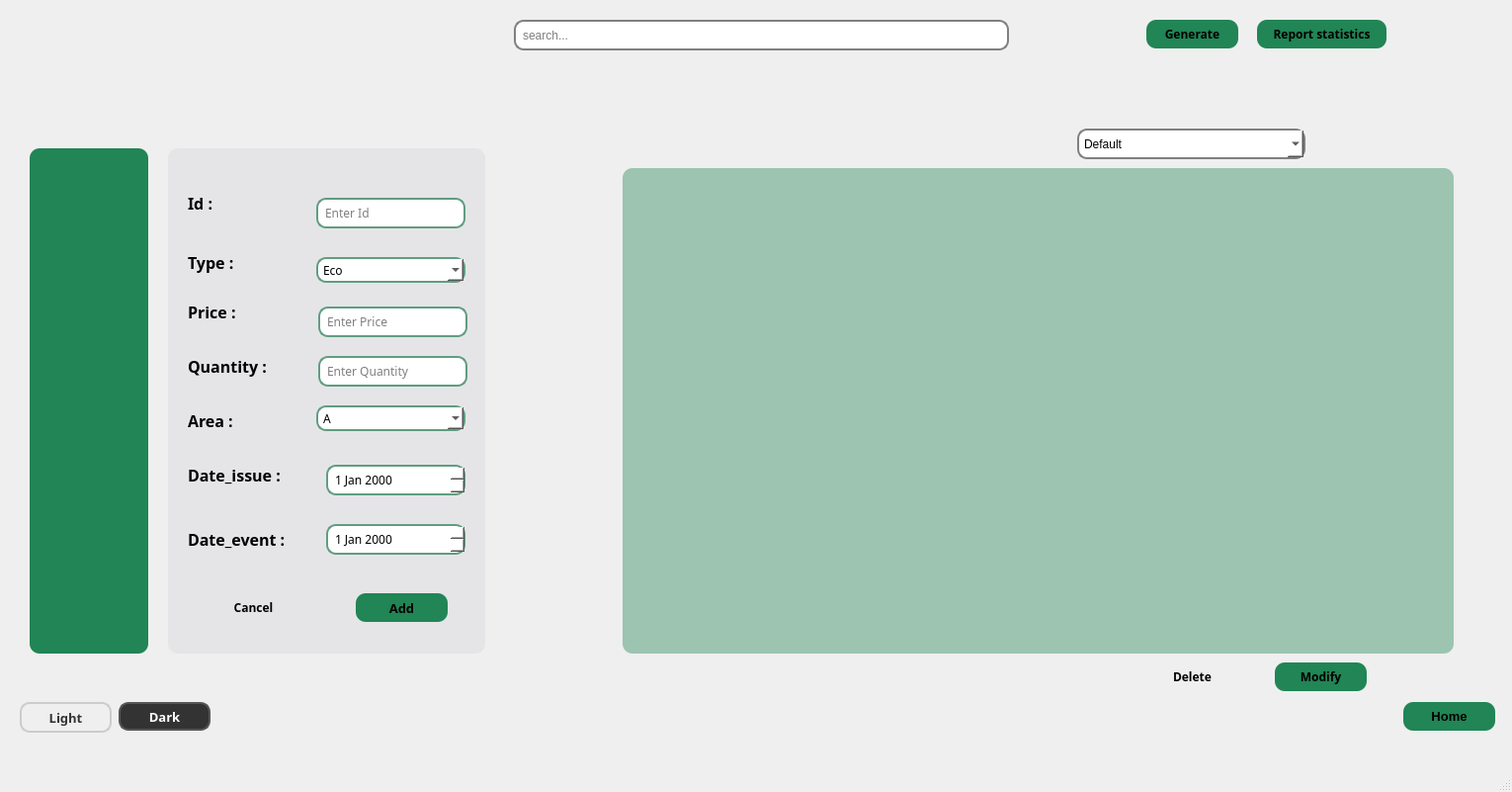
<?xml version="1.0" encoding="UTF-8"?>
<ui version="4.0">
 <class>MainWindowBillet</class>
 <widget class="QMainWindow" name="MainWindowBillet">
  <property name="geometry">
   <rect>
    <x>0</x>
    <y>0</y>
    <width>1530</width>
    <height>801</height>
   </rect>
  </property>
  <property name="windowTitle">
   <string>MainWindow</string>
  </property>
  <widget class="QWidget" name="centralwidget">
   <widget class="QWidget" name="menu" native="true">
    <property name="geometry">
     <rect>
      <x>30</x>
      <y>150</y>
      <width>120</width>
      <height>511</height>
     </rect>
    </property>
    <property name="styleSheet">
     <string notr="true">#menu
{
background-color:#218555;
 border-radius: 10px;         /* Rounded corners */
    padding: 5px;
}</string>
    </property>
    <widget class="QPushButton" name="btn_supporteur">
     <property name="geometry">
      <rect>
       <x>20</x>
       <y>10</y>
       <width>71</width>
       <height>81</height>
      </rect>
     </property>
     <property name="styleSheet">
      <string notr="true">#btn_supporteur {
    border: none;
    qproperty-icon: url(:/img/img/2.png);
    qproperty-iconSize: 64px 64px; /* Ajuste la taille selon ton bouton */
}
</string>
     </property>
     <property name="text">
      <string/>
     </property>
    </widget>
    <widget class="QPushButton" name="btn_joueur">
     <property name="geometry">
      <rect>
       <x>20</x>
       <y>90</y>
       <width>71</width>
       <height>81</height>
      </rect>
     </property>
     <property name="styleSheet">
      <string notr="true">#btn_joueur {
    border: none;
    qproperty-icon:url(:/img/img/joueur-de-football.png);
    qproperty-iconSize: 64px 64px; /* Ajuste la taille selon ton bouton */
}
</string>
     </property>
     <property name="text">
      <string/>
     </property>
    </widget>
    <widget class="QPushButton" name="btn_arbitre">
     <property name="geometry">
      <rect>
       <x>20</x>
       <y>170</y>
       <width>71</width>
       <height>81</height>
      </rect>
     </property>
     <property name="styleSheet">
      <string notr="true">#btn_arbitre {
    border: none;
    qproperty-icon:url(:/img/img/carte-jaune.png);
    qproperty-iconSize: 64px 64px; /* Ajuste la taille selon ton bouton */
}
</string>
     </property>
     <property name="text">
      <string/>
     </property>
    </widget>
    <widget class="QPushButton" name="btn_equipe">
     <property name="geometry">
      <rect>
       <x>20</x>
       <y>260</y>
       <width>71</width>
       <height>81</height>
      </rect>
     </property>
     <property name="styleSheet">
      <string notr="true">#btn_equipe {
    border: none;
    qproperty-icon:url(:/img/img/4.png);
    qproperty-iconSize: 64px 64px; /* Ajuste la taille selon ton bouton */
}
</string>
     </property>
     <property name="text">
      <string/>
     </property>
    </widget>
    <widget class="QPushButton" name="btn_match">
     <property name="geometry">
      <rect>
       <x>20</x>
       <y>340</y>
       <width>71</width>
       <height>81</height>
      </rect>
     </property>
     <property name="styleSheet">
      <string notr="true">#btn_match {
    border: none;
    qproperty-icon:url(:/img/img/3.png);
    qproperty-iconSize: 64px 64px; /* Ajuste la taille selon ton bouton */
}
</string>
     </property>
     <property name="text">
      <string/>
     </property>
    </widget>
    <widget class="QPushButton" name="btn_billet">
     <property name="geometry">
      <rect>
       <x>20</x>
       <y>420</y>
       <width>71</width>
       <height>81</height>
      </rect>
     </property>
     <property name="styleSheet">
      <string notr="true">#btn_billet {
    border: none;
    qproperty-icon:url(:/img/img/billet.png);
    qproperty-iconSize: 64px 64px; /* Ajuste la taille selon ton bouton */
}
</string>
     </property>
     <property name="text">
      <string/>
     </property>
    </widget>
   </widget>
   <widget class="QWidget" name="form" native="true">
    <property name="geometry">
     <rect>
      <x>170</x>
      <y>150</y>
      <width>321</width>
      <height>511</height>
     </rect>
    </property>
    <property name="font">
     <font>
      <family>Sylfaen</family>
     </font>
    </property>
    <property name="styleSheet">
     <string notr="true">#form{
background:rgba(214, 215, 222, 0.4);
 border-radius: 10px;         /* Rounded corners */
    padding: 5px;
}

</string>
    </property>
    <widget class="QLabel" name="label_2">
     <property name="geometry">
      <rect>
       <x>20</x>
       <y>40</y>
       <width>61</width>
       <height>31</height>
      </rect>
     </property>
     <property name="font">
      <font>
       <family>Sylfaen</family>
       <pointsize>12</pointsize>
       <bold>true</bold>
      </font>
     </property>
     <property name="text">
      <string>Id :</string>
     </property>
    </widget>
    <widget class="QLabel" name="label_3">
     <property name="geometry">
      <rect>
       <x>20</x>
       <y>100</y>
       <width>71</width>
       <height>31</height>
      </rect>
     </property>
     <property name="font">
      <font>
       <family>Sylfaen</family>
       <pointsize>12</pointsize>
       <bold>true</bold>
      </font>
     </property>
     <property name="text">
      <string>Type :</string>
     </property>
    </widget>
    <widget class="QLabel" name="label_4">
     <property name="geometry">
      <rect>
       <x>20</x>
       <y>150</y>
       <width>71</width>
       <height>31</height>
      </rect>
     </property>
     <property name="font">
      <font>
       <family>Sylfaen</family>
       <pointsize>12</pointsize>
       <bold>true</bold>
      </font>
     </property>
     <property name="text">
      <string>Price :</string>
     </property>
    </widget>
    <widget class="QLabel" name="label_5">
     <property name="geometry">
      <rect>
       <x>20</x>
       <y>200</y>
       <width>111</width>
       <height>41</height>
      </rect>
     </property>
     <property name="font">
      <font>
       <family>Sylfaen</family>
       <pointsize>12</pointsize>
       <bold>true</bold>
      </font>
     </property>
     <property name="text">
      <string>Quantity :</string>
     </property>
    </widget>
    <widget class="QLabel" name="label_6">
     <property name="geometry">
      <rect>
       <x>20</x>
       <y>260</y>
       <width>71</width>
       <height>31</height>
      </rect>
     </property>
     <property name="font">
      <font>
       <family>Sylfaen</family>
       <pointsize>12</pointsize>
       <bold>true</bold>
      </font>
     </property>
     <property name="text">
      <string>Area :</string>
     </property>
    </widget>
    <widget class="QLabel" name="label_7">
     <property name="geometry">
      <rect>
       <x>20</x>
       <y>310</y>
       <width>121</width>
       <height>41</height>
      </rect>
     </property>
     <property name="font">
      <font>
       <family>Sylfaen</family>
       <pointsize>12</pointsize>
       <bold>true</bold>
      </font>
     </property>
     <property name="text">
      <string>Date_issue :</string>
     </property>
    </widget>
    <widget class="QLabel" name="label_8">
     <property name="geometry">
      <rect>
       <x>20</x>
       <y>370</y>
       <width>131</width>
       <height>51</height>
      </rect>
     </property>
     <property name="font">
      <font>
       <family>Sylfaen</family>
       <pointsize>12</pointsize>
       <bold>true</bold>
      </font>
     </property>
     <property name="text">
      <string>Date_event :</string>
     </property>
    </widget>
    <widget class="QLineEdit" name="id">
     <property name="geometry">
      <rect>
       <x>150</x>
       <y>50</y>
       <width>151</width>
       <height>31</height>
      </rect>
     </property>
     <property name="styleSheet">
      <string notr="true">#id {
    border-radius: 10px ;         /* Rounded corners */
    padding: 5px;                /* Padding for text */
    background: white; 
	border:2px solid #619D80;
}
</string>
     </property>
     <property name="placeholderText">
      <string>Enter Id</string>
     </property>
    </widget>
    <widget class="QComboBox" name="type">
     <property name="geometry">
      <rect>
       <x>150</x>
       <y>110</y>
       <width>151</width>
       <height>26</height>
      </rect>
     </property>
     <property name="styleSheet">
      <string notr="true">#type {
    border-radius: 10px;         /* Rounded corners */
    padding: 5px;                /* Padding for text */
    background: white; 
	border:2px solid #619D80;
}
</string>
     </property>
     <item>
      <property name="text">
       <string>Eco</string>
      </property>
     </item>
     <item>
      <property name="text">
       <string>Standard </string>
      </property>
     </item>
     <item>
      <property name="text">
       <string>VIP</string>
      </property>
     </item>
    </widget>
    <widget class="QComboBox" name="area">
     <property name="geometry">
      <rect>
       <x>150</x>
       <y>260</y>
       <width>151</width>
       <height>26</height>
      </rect>
     </property>
     <property name="styleSheet">
      <string notr="true">#area {
    border-radius: 10px;         /* Rounded corners */
    padding: 5px;                /* Padding for text */
    background: white; 
	
	border:2px solid #619D80;
}
</string>
     </property>
     <item>
      <property name="text">
       <string>A</string>
      </property>
     </item>
     <item>
      <property name="text">
       <string>B</string>
      </property>
     </item>
     <item>
      <property name="text">
       <string>C</string>
      </property>
     </item>
    </widget>
    <widget class="QLineEdit" name="price">
     <property name="geometry">
      <rect>
       <x>152</x>
       <y>160</y>
       <width>151</width>
       <height>31</height>
      </rect>
     </property>
     <property name="styleSheet">
      <string notr="true">#price {
    border-radius: 10px;         /* Rounded corners */
    padding: 5px;                /* Padding for text */
    background: white; 
	
	border:2px solid #619D80;
}
</string>
     </property>
     <property name="placeholderText">
      <string>Enter Price</string>
     </property>
    </widget>
    <widget class="QLineEdit" name="quantity">
     <property name="geometry">
      <rect>
       <x>152</x>
       <y>210</y>
       <width>151</width>
       <height>31</height>
      </rect>
     </property>
     <property name="styleSheet">
      <string notr="true">#quantity {
    border-radius: 10px;         /* Rounded corners */
    padding: 5px;                /* Padding for text */
    background: white; 
	
	border:2px solid #619D80;
}
</string>
     </property>
     <property name="placeholderText">
      <string>Enter Quantity</string>
     </property>
    </widget>
    <widget class="QDateEdit" name="date_issue">
     <property name="geometry">
      <rect>
       <x>160</x>
       <y>320</y>
       <width>141</width>
       <height>31</height>
      </rect>
     </property>
     <property name="styleSheet">
      <string notr="true">#date_issue {
    border-radius: 10px;         /* Rounded corners */
    padding: 5px;                /* Padding for text */
    background: white; 

	border:2px solid #619D80;
}
</string>
     </property>
    </widget>
    <widget class="QDateEdit" name="date_event">
     <property name="geometry">
      <rect>
       <x>160</x>
       <y>380</y>
       <width>141</width>
       <height>31</height>
      </rect>
     </property>
     <property name="styleSheet">
      <string notr="true">#date_event {
    border-radius: 10px;         /* Rounded corners */
    padding: 5px;                /* Padding for text */
    background: white; 

	border:2px solid #619D80;
}
</string>
     </property>
    </widget>
    <widget class="QPushButton" name="add">
     <property name="geometry">
      <rect>
       <x>190</x>
       <y>450</y>
       <width>93</width>
       <height>29</height>
      </rect>
     </property>
     <property name="font">
      <font>
       <family>Sylfaen</family>
       <pointsize>10</pointsize>
       <bold>true</bold>
      </font>
     </property>
     <property name="styleSheet">
      <string notr="true">#add{

    border-radius: 10px;         /* Rounded corners */
    padding: 5px;                /* Padding for text */
    background: #218555
; }</string>
     </property>
     <property name="text">
      <string>Add</string>
     </property>
    </widget>
    <widget class="QPushButton" name="cancel">
     <property name="geometry">
      <rect>
       <x>40</x>
       <y>450</y>
       <width>93</width>
       <height>29</height>
      </rect>
     </property>
     <property name="font">
      <font>
       <family>Sylfaen</family>
       <bold>true</bold>
      </font>
     </property>
     <property name="styleSheet">
      <string notr="true">#cancel{
border-radius: 10px;         /* Rounded corners */
                    /* Padding for text */
    background: transparent; 
}</string>
     </property>
     <property name="text">
      <string>Cancel</string>
     </property>
    </widget>
   </widget>
   <widget class="QLineEdit" name="search_bar">
    <property name="geometry">
     <rect>
      <x>520</x>
      <y>20</y>
      <width>501</width>
      <height>31</height>
     </rect>
    </property>
    <property name="styleSheet">
     <string notr="true">#search_bar {
   border: 2px solid gray;       /* Border color and thickness */
    border-radius: 10px;         /* Rounded corners */
    padding: 5px;                /* Padding for text */
    background: white; 
}
</string>
    </property>
    <property name="placeholderText">
     <string>search...</string>
    </property>
   </widget>
   <widget class="QComboBox" name="tri">
    <property name="geometry">
     <rect>
      <x>1090</x>
      <y>130</y>
      <width>231</width>
      <height>31</height>
     </rect>
    </property>
    <property name="styleSheet">
     <string notr="true">#tri
 {
   border: 2px solid gray;       /* Border color and thickness */
    border-radius: 10px;         /* Rounded corners */
    padding: 5px;                /* Padding for text */
    background: white; 
}</string>
    </property>
    <property name="placeholderText">
     <string/>
    </property>
    <item>
     <property name="text">
      <string>Default</string>
     </property>
    </item>
    <item>
     <property name="text">
      <string>Expensive</string>
     </property>
    </item>
    <item>
     <property name="text">
      <string>Cheap</string>
     </property>
    </item>
   </widget>
   <widget class="QPushButton" name="modify">
    <property name="geometry">
     <rect>
      <x>1290</x>
      <y>670</y>
      <width>93</width>
      <height>29</height>
     </rect>
    </property>
    <property name="font">
     <font>
      <family>Sylfaen</family>
      <bold>true</bold>
     </font>
    </property>
    <property name="styleSheet">
     <string notr="true">#modify{

    border-radius: 10px;         /* Rounded corners */
    padding: 5px;                /* Padding for text */
    background: #218555
; }</string>
    </property>
    <property name="text">
     <string>Modify</string>
    </property>
   </widget>
   <widget class="QPushButton" name="stat">
    <property name="geometry">
     <rect>
      <x>1272</x>
      <y>20</y>
      <width>131</width>
      <height>29</height>
     </rect>
    </property>
    <property name="font">
     <font>
      <family>Sylfaen</family>
      <bold>true</bold>
     </font>
    </property>
    <property name="styleSheet">
     <string notr="true">#stat{

    border-radius: 10px;         /* Rounded corners */
    padding: 5px;                /* Padding for text */
    background: #218555
; }</string>
    </property>
    <property name="text">
     <string>Report statistics</string>
    </property>
   </widget>
   <widget class="QPushButton" name="generate">
    <property name="geometry">
     <rect>
      <x>1160</x>
      <y>20</y>
      <width>93</width>
      <height>29</height>
     </rect>
    </property>
    <property name="font">
     <font>
      <family>Sylfaen</family>
      <bold>true</bold>
     </font>
    </property>
    <property name="styleSheet">
     <string notr="true">#generate{

    border-radius: 10px;         /* Rounded corners */
    padding: 5px;                /* Padding for text */
    background: #218555
; }</string>
    </property>
    <property name="text">
     <string>Generate</string>
    </property>
   </widget>
   <widget class="QPushButton" name="delete_2">
    <property name="geometry">
     <rect>
      <x>1160</x>
      <y>670</y>
      <width>93</width>
      <height>29</height>
     </rect>
    </property>
    <property name="font">
     <font>
      <family>Sylfaen</family>
      <bold>true</bold>
     </font>
    </property>
    <property name="styleSheet">
     <string notr="true">#delete_2
{
border-radius: 10px;         /* Rounded corners */
                    /* Padding for text */
    background: transparent; 
}</string>
    </property>
    <property name="text">
     <string>Delete</string>
    </property>
   </widget>
   <widget class="QLabel" name="logo">
    <property name="geometry">
     <rect>
      <x>20</x>
      <y>20</y>
      <width>151</width>
      <height>111</height>
     </rect>
    </property>
    <property name="text">
     <string/>
    </property>
    <property name="pixmap">
     <pixmap resource="resource.qrc">:/img/img/logo_yedkom-removebg.png</pixmap>
    </property>
    <property name="scaledContents">
     <bool>true</bool>
    </property>
   </widget>
   <widget class="QTableView" name="table">
    <property name="geometry">
     <rect>
      <x>630</x>
      <y>170</y>
      <width>841</width>
      <height>491</height>
     </rect>
    </property>
    <property name="styleSheet">
     <string notr="true">#table{
background:rgba(33, 133, 85, 0.4);
 border-radius: 10px;         /* Rounded corners */
    padding: 5px;
}</string>
    </property>
   </widget>
   <widget class="QPushButton" name="pdf">
    <property name="geometry">
     <rect>
      <x>1360</x>
      <y>130</y>
      <width>71</width>
      <height>31</height>
     </rect>
    </property>
    <property name="styleSheet">
     <string notr="true">#pdf {
    border: none;
    qproperty-icon: url(:/img/img/1.png);
    qproperty-iconSize: 30px 30px; /* Ajuste la taille selon ton bouton */
}
</string>
    </property>
    <property name="text">
     <string/>
    </property>
    <property name="icon">
     <iconset>
      <normaloff>:/image/img/pdf.png</normaloff>:/image/img/pdf.png</iconset>
    </property>
   </widget>
   <widget class="QPushButton" name="light">
    <property name="geometry">
     <rect>
      <x>20</x>
      <y>710</y>
      <width>93</width>
      <height>31</height>
     </rect>
    </property>
    <property name="font">
     <font>
      <family>Sylfaen</family>
      <pointsize>10</pointsize>
      <bold>true</bold>
     </font>
    </property>
    <property name="styleSheet">
     <string notr="true">#light {
    background-color:transparent; 
    color: #333; 
    border: 2px solid #ccc;
    border-radius: 10px;
    padding: 5px 10px; 
}

#light:hover {
    background-color: #e0e0e0;
    border: 2px solid #bbb;
}

#light:pressed {
    background-color: #d0d0d0; 
    border: 2px solid #999;
}</string>
    </property>
    <property name="text">
     <string>Light</string>
    </property>
   </widget>
   <widget class="QPushButton" name="dark">
    <property name="geometry">
     <rect>
      <x>120</x>
      <y>710</y>
      <width>93</width>
      <height>29</height>
     </rect>
    </property>
    <property name="font">
     <font>
      <family>Sylfaen</family>
      <pointsize>10</pointsize>
      <bold>true</bold>
     </font>
    </property>
    <property name="styleSheet">
     <string notr="true">#dark {
    background-color: #333; /* Dark gray background */
    color: white; /* White text */
    border: 2px solid #555; /* Slightly lighter border */
   border-radius: 10px; /* Rounded corners */
    padding: 5px 10px; /* Padding for better appearance */
}
#dark:hover {
    background-color: #444; /* Slightly lighter on hover */
    border: 2px solid #777;
}

#dark:pressed {
    background-color: #222; /* Even darker when pressed */
    border: 2px solid #999;
}</string>
    </property>
    <property name="text">
     <string>Dark</string>
    </property>
   </widget>
   <widget class="QLabel" name="bg">
    <property name="geometry">
     <rect>
      <x>0</x>
      <y>0</y>
      <width>1531</width>
      <height>761</height>
     </rect>
    </property>
    <property name="styleSheet">
     <string notr="true">#bg{
	background-image: url(:/img/img/bg.jpg);
}</string>
    </property>
    <property name="text">
     <string/>
    </property>
   </widget>
   <widget class="QLabel" name="label_rfid">
    <property name="geometry">
     <rect>
      <x>200</x>
      <y>20</y>
      <width>271</width>
      <height>101</height>
     </rect>
    </property>
    <property name="font">
     <font>
      <family>Sylfaen</family>
      <pointsize>11</pointsize>
      <bold>true</bold>
     </font>
    </property>
    <property name="text">
     <string/>
    </property>
   </widget>
   <widget class="QPushButton" name="home">
    <property name="geometry">
     <rect>
      <x>1420</x>
      <y>710</y>
      <width>93</width>
      <height>29</height>
     </rect>
    </property>
    <property name="font">
     <font>
      <pointsize>10</pointsize>
      <bold>true</bold>
     </font>
    </property>
    <property name="styleSheet">
     <string notr="true">#home{

    border-radius: 10px;         /* Rounded corners */
    padding: 5px;                /* Padding for text */
    background: #218555
; }</string>
    </property>
    <property name="text">
     <string>Home</string>
    </property>
   </widget>
   <zorder>bg</zorder>
   <zorder>menu</zorder>
   <zorder>form</zorder>
   <zorder>search_bar</zorder>
   <zorder>tri</zorder>
   <zorder>modify</zorder>
   <zorder>stat</zorder>
   <zorder>generate</zorder>
   <zorder>delete_2</zorder>
   <zorder>logo</zorder>
   <zorder>table</zorder>
   <zorder>pdf</zorder>
   <zorder>light</zorder>
   <zorder>dark</zorder>
   <zorder>label_rfid</zorder>
   <zorder>home</zorder>
  </widget>
  <widget class="QMenuBar" name="menubar">
   <property name="geometry">
    <rect>
     <x>0</x>
     <y>0</y>
     <width>1530</width>
     <height>26</height>
    </rect>
   </property>
  </widget>
  <widget class="QStatusBar" name="statusbar"/>
 </widget>
 <resources>
  <include location="resource.qrc"/>
 </resources>
 <connections/>
</ui>
